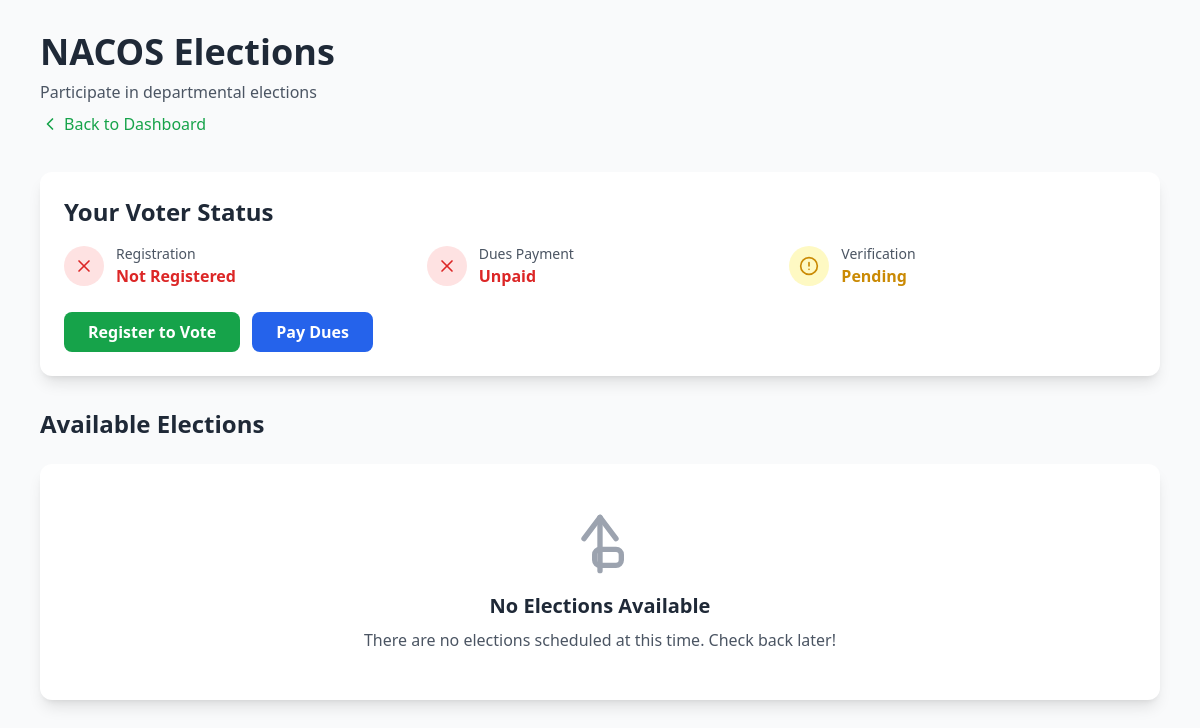
The app's page /elections/ (signed in), older data.
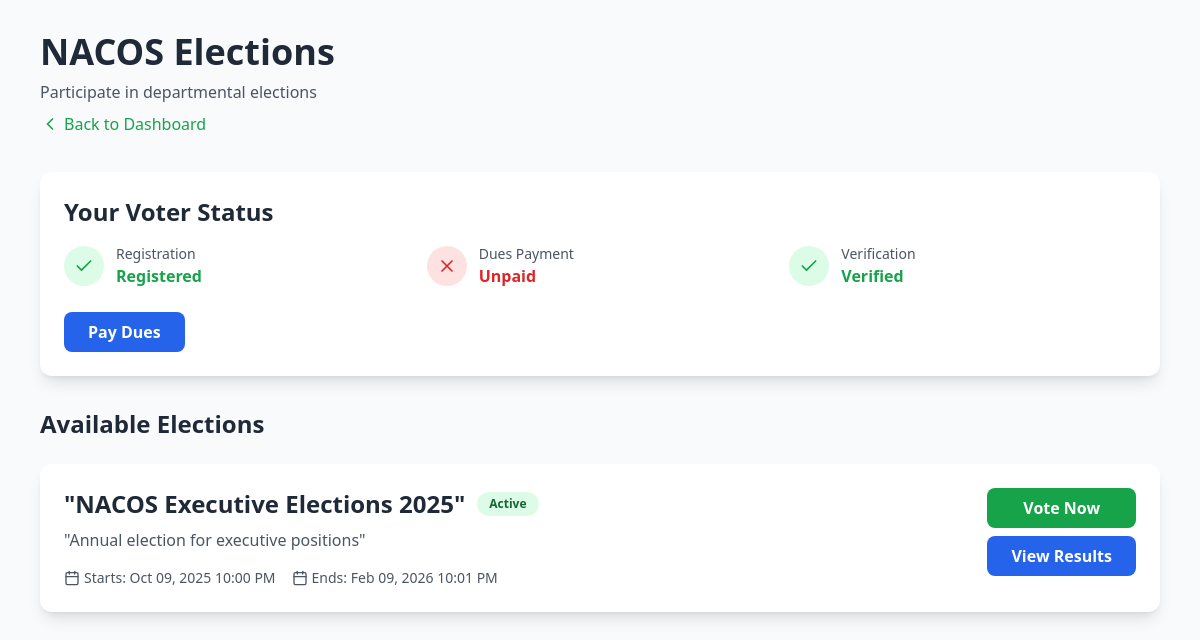
The same page, newer data.
### Voting/models.py (models this page shows, shortened)
class Election(models.Model):
    STATUS_CHOICES = [
        ('upcoming', 'Upcoming'),
        ('active', 'Active'),
        ('closed', 'Closed'),
    ]
    title = models.CharField(max_length=200)
    description = models.TextField()
    start_date = models.DateTimeField()
    end_date = models.DateTimeField()
    status = models.CharField(max_length=20, choices=STATUS_CHOICES, default='upcoming')
    show_results = models.BooleanField(default=False, help_text="Show live results during voting")
    results_published = models.BooleanField(default=False, help_text="Publish final results")
    created_at = models.DateTimeField(auto_now_add=True)
    updated_at = models.DateTimeField(auto_now=True)
    class Meta:
        ordering = ['-start_date']
    def is_active(self):
        now = timezone.now()
        return self.status == 'active' and self.start_date <= now <= self.end_date
    def auto_update_status(self):
        now = timezone.now()
        if now < self.start_date:
            self.status = 'upcoming'
        elif self.start_date <= now <= self.end_date:
            self.status = 'active'
        else:
            self.status = 'closed'
        self.save()

### Voting/views.py (the view)
# urls.py: path('elections/', views.election_List, name='election_list'),
@login_required
def election_List(request):
    elections = Election.objects.all()
    for election in elections:
        election.auto_update_status()
    try:
        voter_profile = request.user.voter_profile
        has_profile = True
    except VoterProfile.DoesNotExist:
        voter_profile = None
        has_profile = False
    has_paid = Payment.objects.filter(
        user=request.user,
        status='success'
    ).exists()
    context = {
        'elections': elections,
        'voter_profile': voter_profile,
        'has_profile': has_profile,
        'has_paid': has_paid,
    }
    return render(request, 'election_List.html', context)

### Voting/templates/election_List.html (shortened to what the changed rows need)
<!DOCTYPE html>
<html lang="en">
<head>
    <script src="https://cdn.tailwindcss.com"></script>
</head>
<body class="bg-gray-50 min-h-screen">
    <div class="container mx-auto px-4 py-8 max-w-6xl">
        <div class="mb-8">
            <h1 class="text-4xl font-bold text-gray-800 mb-2">NACOS Elections</h1>
        </div>
        <div class="bg-white rounded-xl shadow-lg p-6 mb-8">
            <h2 class="text-2xl font-bold text-gray-800 mb-4">Your Voter Status</h2>
            <div class="grid grid-cols-1 md:grid-cols-3 gap-4">
                <div class="flex items-center space-x-3">
                    {% if has_profile %}
                    <div class="w-10 h-10 bg-green-100 rounded-full flex items-center justify-center">
                        <svg xmlns="http://www.w3.org/2000/svg" width="20" height="20" viewBox="0 0 24 24" fill="none" stroke="currentColor" stroke-width="2" stroke-linecap="round" stroke-linejoin="round" class="text-green-600"><polyline points="20 6 9 17 4 12"/></svg>
                    </div>
                    <div>
                        <p class="text-sm text-gray-600">Registration</p>
                        <p class="font-semibold text-green-600">Registered</p>
                    </div>
                    {% else %}
                    <div class="w-10 h-10 bg-red-100 rounded-full flex items-center justify-center">
                        <svg xmlns="http://www.w3.org/2000/svg" width="20" height="20" viewBox="0 0 24 24" fill="none" stroke="currentColor" stroke-width="2" stroke-linecap="round" stroke-linejoin="round" class="text-red-600"><line x1="18" x2="6" y1="6" y2="18"/><line x1="6" x2="18" y1="6" y2="18"/></svg>
                    </div>
                    <div>
                        <p class="text-sm text-gray-600">Registration</p>
                        <p class="font-semibold text-red-600">Not Registered</p>
                    </div>
                    {% endif %}
                </div>
                <div class="flex items-center space-x-3">
                    {% if voter_profile and voter_profile.is_verified %}
                    <div class="w-10 h-10 bg-green-100 rounded-full flex items-center justify-center">
                        <svg xmlns="http://www.w3.org/2000/svg" width="20" height="20" viewBox="0 0 24 24" fill="none" stroke="currentColor" stroke-width="2" stroke-linecap="round" stroke-linejoin="round" class="text-green-600"><polyline points="20 6 9 17 4 12"/></svg>
                    </div>
                    <div>
                        <p class="text-sm text-gray-600">Verification</p>
                        <p class="font-semibold text-green-600">Verified</p>
                    </div>
                    {% else %}
                    <div class="w-10 h-10 bg-yellow-100 rounded-full flex items-center justify-center">
                    </div>
                    <div>
                        <p class="text-sm text-gray-600">Verification</p>
                        <p class="font-semibold text-yellow-600">Pending</p>
                    </div>
                    {% endif %}
                </div>
            </div>
            <div class="mt-6 flex flex-wrap gap-3">
                {% if not has_profile %}
                <a href="{% url 'voter_registration' %}" class="bg-green-600 text-white px-6 py-2 rounded-lg font-semibold hover:bg-green-700 transition-colors">
                    Register to Vote
                </a>
                {% endif %}
                {% if not has_paid %}
                <a href="{% url 'payment_page' %}" class="bg-blue-600 text-white px-6 py-2 rounded-lg font-semibold hover:bg-blue-700 transition-colors">
                    Pay Dues
                </a>
                {% endif %}
            </div>
        </div>
        <h2 class="text-2xl font-bold text-gray-800 mb-6">Available Elections</h2>
        {% if elections %}
        <div class="space-y-6">
            {% for election in elections %}
            <div class="bg-white rounded-xl shadow-lg p-6 hover:shadow-xl transition-shadow">
                <div class="flex items-start justify-between">
                    <div class="flex-1">
                        <div class="flex items-center space-x-3 mb-2">
                            <h3 class="text-2xl font-bold text-gray-800">{{ election.title }}</h3>
                            <span class="px-3 py-1 rounded-full text-xs font-semibold
                                {% if election.status == 'active' %}bg-green-100 text-green-800
                                {% elif election.status == 'upcoming' %}bg-yellow-100 text-yellow-800
                                {% else %}bg-gray-100 text-gray-800{% endif %}">
                                {{ election.get_status_display }}
                            </span>
                        </div>
                        <p class="text-gray-600 mb-4">{{ election.description }}</p>
                        <div class="flex flex-wrap items-center gap-4 text-sm text-gray-600">
                            <div class="flex items-center">
                                Starts: {{ election.start_date|date:"M d, Y g:i A" }}
                            </div>
                            <div class="flex items-center">
                                Ends: {{ election.end_date|date:"M d, Y g:i A" }}
                            </div>
                        </div>
                    </div>
                    <div class="flex flex-col gap-2 ml-4">
                        {% if election.is_active %}
                        <a href="{% url 'election_details' election.id %}" class="bg-green-600 text-white px-6 py-2 rounded-lg font-semibold hover:bg-green-700 transition-colors text-center whitespace-nowrap">
                            Vote Now
                        </a>
                        {% else %}
                        <a href="{% url 'election_details' election.id %}" class="bg-gray-600 text-white px-6 py-2 rounded-lg font-semibold hover:bg-gray-700 transition-colors text-center whitespace-nowrap">
                            View Details
                        </a>
                        {% endif %}
                        {% if election.show_results or election.results_published %}
                        <a href="{% url 'results' election.id %}" class="bg-blue-600 text-white px-6 py-2 rounded-lg font-semibold hover:bg-blue-700 transition-colors text-center whitespace-nowrap">
                            View Results
                        </a>
                        {% endif %}
                    </div>
                </div>
            </div>
            {% endfor %}
        </div>
        {% else %}
        <div class="bg-white rounded-xl shadow-lg p-12 text-center">
            <h3 class="text-xl font-bold text-gray-800 mb-2">No Elections Available</h3>
            <p class="text-gray-600">There are no elections scheduled at this time. Check back later!</p>
        </div>
        {% endif %}
    </div>
</body>
</html>

Row changes from the older to the newer data that the page shows:
added Election: title "\"NACOS Executive Elections 2025\"", status "Active", description "\"Annual election for executive positions\"", start_date "Oct 09, 2025 10:00 PM", end_date "Feb 09, 2026 10:01 PM", shows "Vote Now", show_results "View Results"
Text that changed along with them:
text no longer shown: "Not Registered Pending Register to Vote No Elections Available There are no elections scheduled at this time. Check back later!"
text now shown: "Registered Verified"
